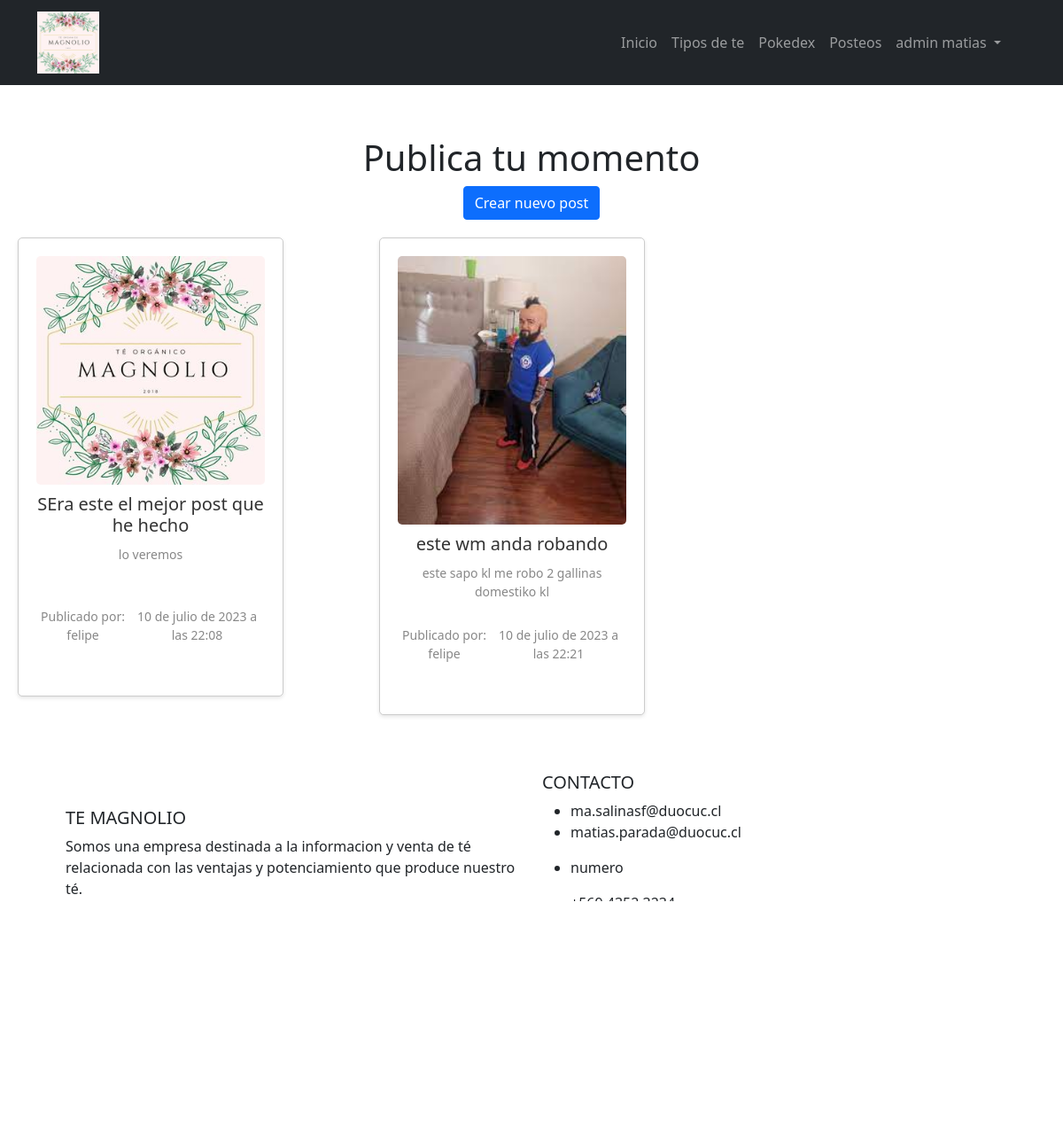
The app's page /post/ (signed in) with its own data.
### app/models.py (models this page shows, shortened)
class Post(models.Model):
    autor = models.ForeignKey(User, on_delete=models.CASCADE)
    fecha_Post = models.DateTimeField(auto_now_add=True)
    foto = models.ImageField(upload_to='post_photos/')
    titulo =    models.TextField()
    comentario = models.TextField()

### app/views.py (the view)
# urls.py: path('post/', views.listar_post, name='listar'),
def listar_post(request):
    posts = Post.objects.all()
    return render(request, "post/postListar.html", {'posts': posts})

### templates/post/postListar.html (shortened to what this page needs)
{% extends 'base.html' %}
{% load static %}
{% block content %}
{% if not user.is_authenticated %}
  <h1 id="listar">Publica tu momento</h1>
  <div class="text-center">
    <a href="{% url 'login' %}" class="btn btn-primary">Inicia sesión para crear un nuevo post</a>
  </div>
{% else %}
  <h1 id="listar">Publica tu momento</h1>
  <div class="text-center">
    <a href="{% url 'agregar' %}" class="btn btn-primary">Crear nuevo post</a>
  </div>
{% endif %}
{% if posts %}
  <div class="row">
    {% for post in posts %}
    <div class="col-md-4">
      <div class="post-card" id="post-{{ post.id }}">
        <img src="{{ post.foto.url }}" alt="Foto" id="foto-{{ post.id }}">
        <h2 id="titulo-{{ post.id }}">{{ post.titulo }}</h2>
        <p id="comentario-{{ post.id }}">{{ post.comentario }}</p>
        <div class="post-info">
          <p>Publicado por: <span id="autor-{{ post.id }}">{{ post.autor.username }}</span></p>
          <p id="fecha-post-{{ post.id }}">{{ post.fecha_Post }}</p>
        </div>
      </div>
    </div>
    {% endfor %}
  </div>
{% else %}
  <p id="no-posts">No hay posts.</p>
{% endif %}
{% endblock %}

### templates/base.html (shortened to what this page needs)
{% load static %}
{% load sweetify %}
<!doctype html>
<html lang="en">
  <head>
     <link rel="stylesheet" href="https://cdn.jsdelivr.net/npm/sweetalert2@11/dist/sweetalert2.min.css">
    <link rel="stylesheet" href="https://cdn.jsdelivr.net/npm/bootstrap@4.0.0/dist/css/bootstrap.min.css">
    <link rel="stylesheet" href="{% static 'css/style.css' %}">
    <link href="https://cdn.jsdelivr.net/npm/bootstrap@5.0.2/dist/css/bootstrap.min.css" rel="stylesheet"
>
  </head>
  <header class="header" id="header">
    <nav class="navbar navbar-dark bg-dark navbar-expand-md fixed-top mb-5">
      <div class="container">
        <a href="#" class="navbar-brand p-0" id="logo-principal">
            <img src="{% static 'img/logo.jpg' %}" width ="70" height="auto" alt="logo-principal">
        </a>
        <div class="collapse navbar-collapse" id="menu-principal">
          <ul class="navbar-nav ms-auto">
              <li class="nav-item"><a href="/index" class="nav-link">Inicio</a></li>
              <li class="nav-item"><a href="/tipos_te" class="nav-link">Tipos de te</a></li>
              <li class="nav-item"><a href="/pokedex" class="nav-link">Pokedex</a></li>
              <li class="nav-item"><a href="/post/" class="nav-link">Posteos</a></li>
              {% if user.is_authenticated  %}
                {% if user.is_superuser %}
                  <li class="nav-item dropdown" >
                    <a class="nav-link dropdown-toggle" href="#" id="navbarDropdown" role="button" data-toggle="dropdown" aria-haspopup="true" aria-expanded="false">
                      admin {{user.username}}
                    </a>
                {% endif %}
            {% endif %}
          </ul>
        </div>
      </div>
    </nav>
    </header>
    <br>
    <br>
    <br>
    <br>
    <br>
    <br>
  <body>
  {% block content %}
  {% endblock %}
  </body>
  <footer>
    <div class="container p-4">
      <div class="row">
        <div class="col-lg-6 col-md-12 mb-4 mb-md-0">
          <h5 class="text-uppercase">te magnolio</h5>
          <p>
            Somos una empresa destinada a la informacion y venta de té relacionada con las ventajas y potenciamiento
            que produce nuestro té.
          </p>
        </div>
        <div class="col-lg-6 col-md-12 mb-4 mb-md-0">
          <h5 class="text-uppercase">contacto</h5>
          <div>
            <ul class="contactos">
              <li>ma.salinasf@duocuc.cl</li>
              <li>matias.parada@duocuc.cl<blockquote></blockquote>
              </li>
              <li>numero<blockquote></blockquote>
              </li>
              <li> +569 4352 3234</li>
              <li>+569 7345 2537 </li>
            </ul>
          </div>
        </div>
        <div class="container pt-4 text-center">
          <div class="mb-4">
            <div class="redes">
                <ul class="inline-list">
                <li class="logoFacebook">
                  <a href="https://web.facebook.com"><img src="{% static 'img/facebook.png' %}" alt="..."
                      style="width: 20px;height:20px"></a>
                </li>
                <li class="logoInstagram">
                  <a href="https://www.instagram.com"><img src="{% static 'img/logo_wasap.png' %}" alt="..."
                      style="width: 20px;height:20px"></a>
                </li>
                <li class="logoWsp">
                  <a href="https://wa.me/934853010"><img src="{% static 'img/logo_insta.png' %}" alt="..."
                      style="width: 20px;height:20px"></a>
                </li>
              </ul>
            </div>
          </div>
        </div>
        <div class="text-center p-3" style="background-color: rgba(0, 0, 0, 0.2);">
          <a class="text-dark" href="https://mdbootstrap.com/">matias y asociados</a>
        </div>
      </div>
    </div>
</footer>
</html>

### static/css/style.css (style rules this page uses)
.header { display: flex; justify-content: space-between; align-items: center; height: 85px; padding: 5px 10%; background-color: rgb(241, 2, 2); }
.redes { list-style-type: none; padding: 0; margin: 0; }
.redes li { display: inline; margin-right: 10px; }
body { display: flex; flex-direction: column; align-items: stretch; justify-content: stretch; height: 100vh; margin: 0; }
.container { flex: 1; display: flex; flex-wrap: wrap; align-items: stretch; justify-content: stretch; }
.container > div { flex: 1; display: flex; align-items: center; justify-content: center; padding: 20px; }
img { max-width: 100%; height: auto; }

### templates/post/postListar.html (style rules this page uses)
#listar { text-align:center; }
.post-card { width: 300px; margin: 20px; padding: 20px; border: 1px solid #ccc; border-radius: 5px; box-shadow: 0 2px 4px rgba(0, 0, 0, 0.1); background-color: #fff; text-align: center; }
.post-card img { width: 100%; height: auto; margin-bottom: 10px; border-radius: 5px; }
.post-card h2 { font-size: 20px; margin-bottom: 10px; color: #333; }
.post-card p { font-size: 14px; color: #888; margin-bottom: 10px; height: 60px; overflow: hidden; }
.post-card .post-info { display: flex; justify-content: space-between; align-items: center; margin-bottom: 10px; }

### records on screen
Post: foto (picture), titulo "SEra este el mejor post que he hecho", comentario "lo veremos", autor.username "felipe", fecha_Post "10 de julio de 2023 a las 22:08"
Post: foto (picture), titulo "este wm anda robando", comentario "este sapo kl me robo 2 gallinas domestiko kl", autor.username "felipe", fecha_Post "10 de julio de 2023 a las 22:21"

### other values on screen
{{ user.username }} "matias"
